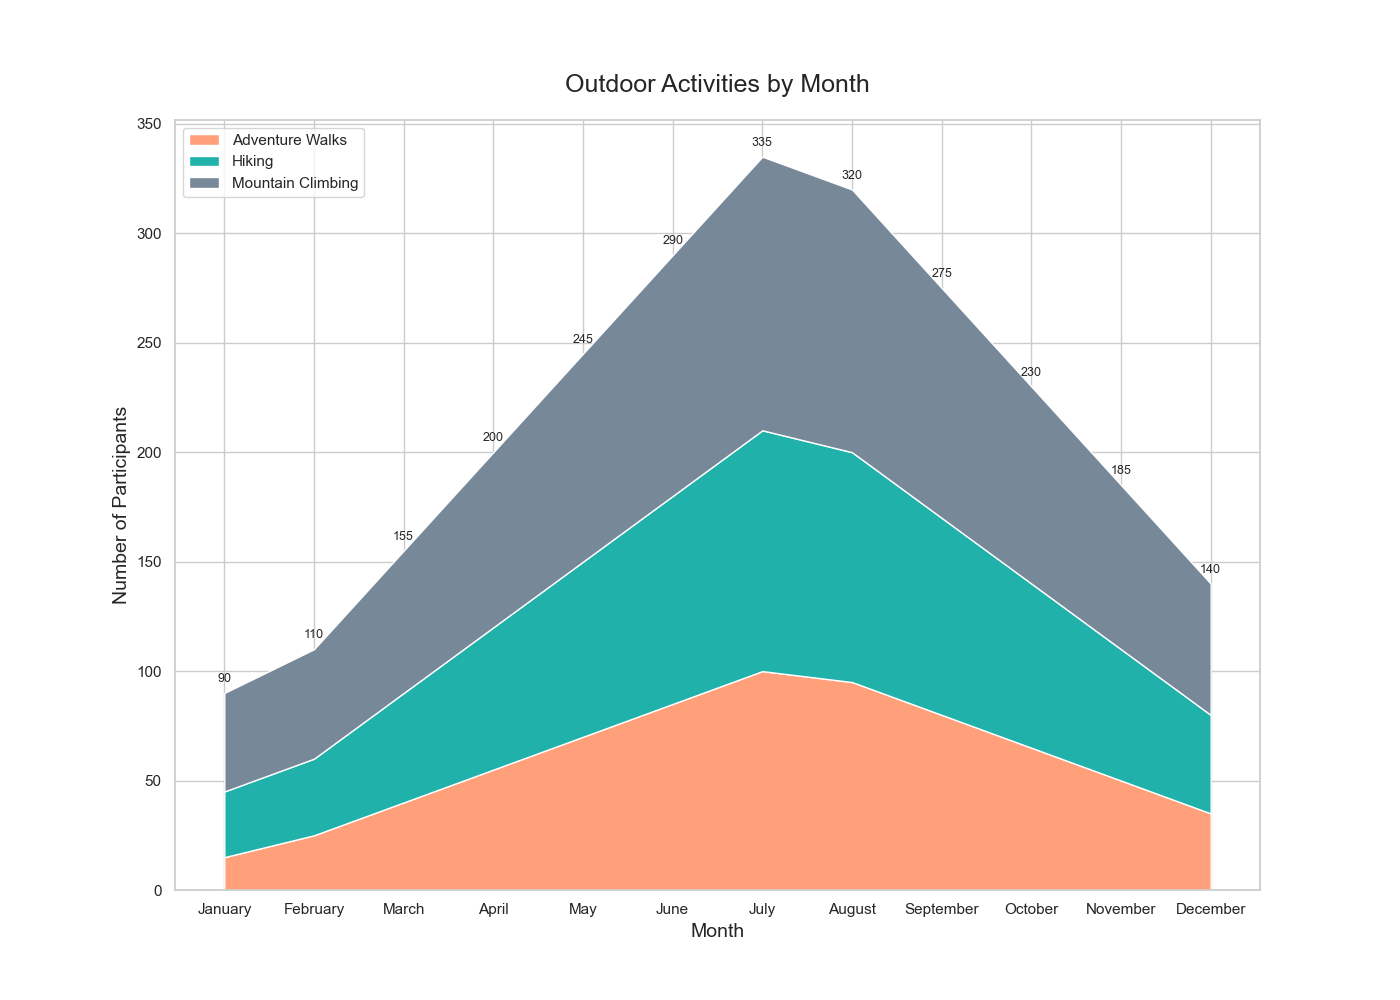

Python code for this plot:

import seaborn as sns
import pandas as pd
import matplotlib.pyplot as plt

# Define the data
data = {
    "Month": ["January", "February", "March", "April", "May", "June", 
              "July", "August", "September", "October", "November", "December"],
    "Adventure Walks": [15, 25, 40, 55, 70, 85, 100, 95, 80, 65, 50, 35],
    "Hiking": [30, 35, 50, 65, 80, 95, 110, 105, 90, 75, 60, 45],
    "Mountain Climbing": [45, 50, 65, 80, 95, 110, 125, 120, 105, 90, 75, 60]
}

# Create a DataFrame
df = pd.DataFrame(data)

# Set the index to 'Month'
df.set_index('Month', inplace=True)

# Plot the data
sns.set(style="whitegrid")
plt.figure(figsize=(14, 10))
plt.stackplot(df.index, df["Adventure Walks"], df["Hiking"], df["Mountain Climbing"], 
              colors=['#FFA07A', '#20B2AA', '#778899'], 
              labels=['Adventure Walks', 'Hiking', 'Mountain Climbing'])
plt.legend(loc='upper left')
plt.title('Outdoor Activities by Month', fontsize=18, pad=20)
plt.xlabel('Month', fontsize=14)
plt.ylabel('Number of Participants', fontsize=14)

# Adding Annotations/Labels
for i, row in df.iterrows():
    plt.text(i, row.sum() + 5, str(row.sum()), fontsize=9, horizontalalignment='center')

plt.show()
